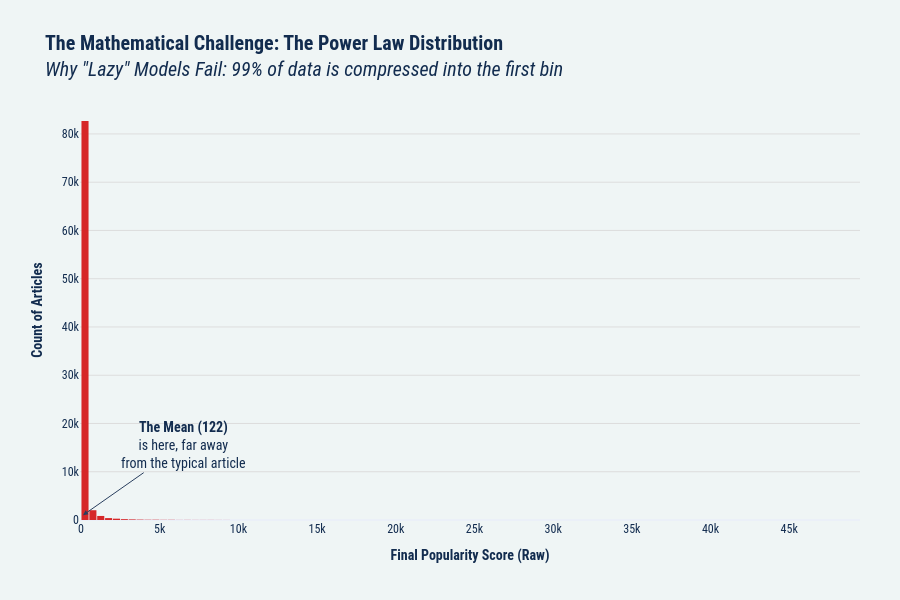

Notebook source saved alongside this figure:
### Code cell
# --- STEP 3: VISUALIZING THE TRAP (Power Law) ---
# We use your custom template's 'red' (#d62728) to signify the "Trap"

fig = px.histogram(
    df_target, 
    x='Final_Score',
    nbins=100,
    title='<b>The Mathematical Challenge: The Power Law Distribution</b><br><i>Why "Lazy" Models Fail: 99% of data is compressed into the first bin</i>',
    color_discrete_sequence=['#d62728'] # Using 'red' from your custom palette
)

# Annotate the "Long Tail"
fig.add_annotation(
    x=mean_val, y=1000,
    text=f"<b>The Mean ({mean_val:,.0f})</b><br>is here, far away<br>from the typical article",
    showarrow=True, arrowhead=2, ax=100, ay=-70,
    font=dict(size=14, color="#122c4f")
)

# Layout Polish (Applying custom font sizing consistent with template)
fig.update_layout(
    xaxis_title="<b>Final Popularity Score (Raw)</b>",
    yaxis_title="<b>Count of Articles</b>",
    bargap=0.1,
    showlegend=False,
    height=600,
    margin=dict(t=100, l=80, r=40, b=80),
    # Ensure titles match the template's font color
    font=dict(family="Roboto Condensed, sans-serif", color='#122c4f') 
)

fig.show()

### Figure 1 — Plotly figure (JSON) as saved in the notebook; plotly's stock layout.template omitted (floating-point values rounded to 4 significant figures; data arrays with more than 128 entries replaced by an {"elided": "..."} marker saying what was removed)
{"data": [{"bingroup": "x", "hovertemplate": "Final_Score=%{x}<br>count=%{y}<extra></extra>", "legendgroup": "", "marker": {"color": "#d62728", "pattern": {"shape": ""}}, "name": "", "nbinsx": 100, "orientation": "v", "showlegend": false, "type": "histogram", "x": {"elided": "88677 float values"}, "xaxis": "x", "yaxis": "y"}], "layout": {"annotations": [{"arrowhead": 2, "ax": 100, "ay": -70, "font": {"color": "#122c4f", "size": 14}, "showarrow": true, "text": "<b>The Mean (122)</b><br>is here, far away<br>from the typical article", "x": 121.6, "y": 1000}], "bargap": 0.1, "barmode": "relative", "font": {"color": "#122c4f", "family": "Roboto Condensed, sans-serif"}, "height": 600, "legend": {"tracegroupgap": 0}, "margin": {"b": 80, "l": 80, "r": 40, "t": 100}, "showlegend": false, "title": {"text": "<b>The Mathematical Challenge: The Power Law Distribution</b><br><i>Why \"Lazy\" Models Fail: 99% of data is compressed into the first bin</i>"}, "xaxis": {"anchor": "y", "domain": [0, 1], "title": {"text": "<b>Final Popularity Score (Raw)</b>"}}, "yaxis": {"anchor": "x", "domain": [0, 1], "title": {"text": "<b>Count of Articles</b>"}}}}
